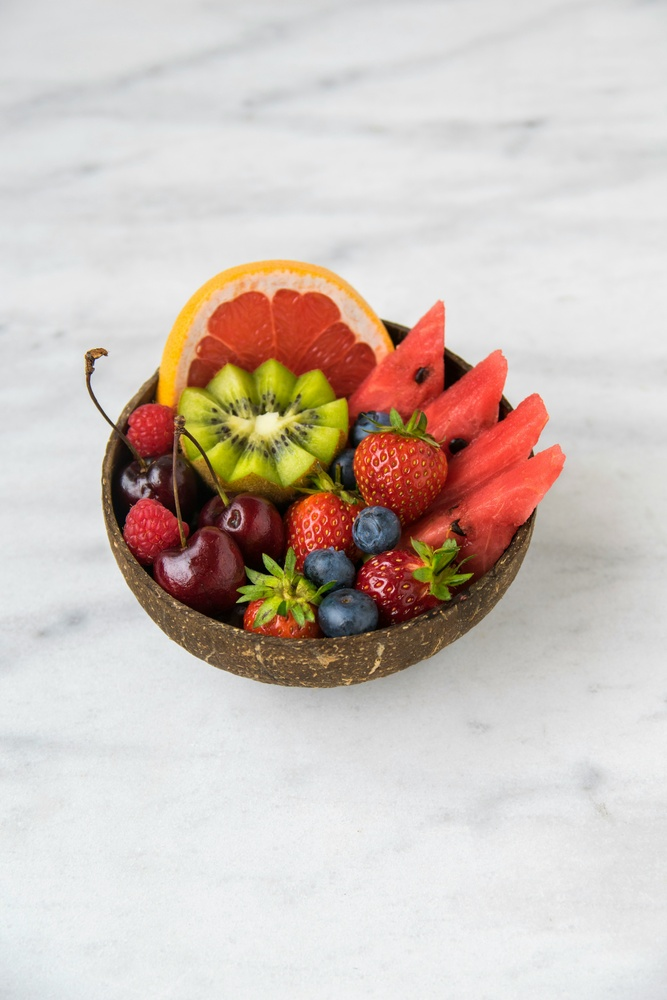
#> input picture pxfuel.jpg, 667 x 1000 px, shrunk from 4000 x 6000 before the run
$ python restore.py
#> lines starting #> are read from the running program, lines starting #| are printed output that depends on the picture
"""
Instruksi Pembuatan Function untuk Modul Image Restoration
"""

import base64
import io
import json

import numpy as np
from PIL import Image, ImageFilter


def _read_upload_file(file):
    if hasattr(file, "file"):
        file.file.seek(0)
        data = file.file.read()
        file.file.seek(0)
        return data
    if hasattr(file, "read"):
        data = file.read()
        return data if isinstance(data, bytes) else data.encode()
    raise ValueError("UploadFile tidak valid")


def _to_base64_png(image):
    buffer = io.BytesIO()
    image.save(buffer, format="PNG")
    return base64.b64encode(buffer.getvalue()).decode("utf-8")


def gaussian(file, kernel_size, sigma=0.0):
    """
    Fungsi: Menerapkan Gaussian Blur untuk menghaluskan gambar dan mereduksi noise.
    Input:
      - file (UploadFile): Gambar yang akan diproses. (Wajib)
      - kernel_size (integer): Ukuran kernel. (Wajib)
      - sigma (float): Nilai sigma Gaussian. (Opsional)
    Return:
      - JSON/Dict dengan field:
        - processed_image (string base64): Gambar hasil diencoding PNG base64.
    """
#> called with kernel_size = 5, sigma = 0
    data = _read_upload_file(file)
    image = Image.open(io.BytesIO(data))
#> image is the input picture: PIL image 667x1000 RGB; mean R, G, B 206.8, 194.2, 187.1
    if image.mode not in ("RGB", "L"):
        image = image.convert("RGB")
    radius = float(sigma) if sigma and sigma > 0 else max(0.5, int(kernel_size) / 2.0)
    processed = image.filter(ImageFilter.GaussianBlur(radius=radius))
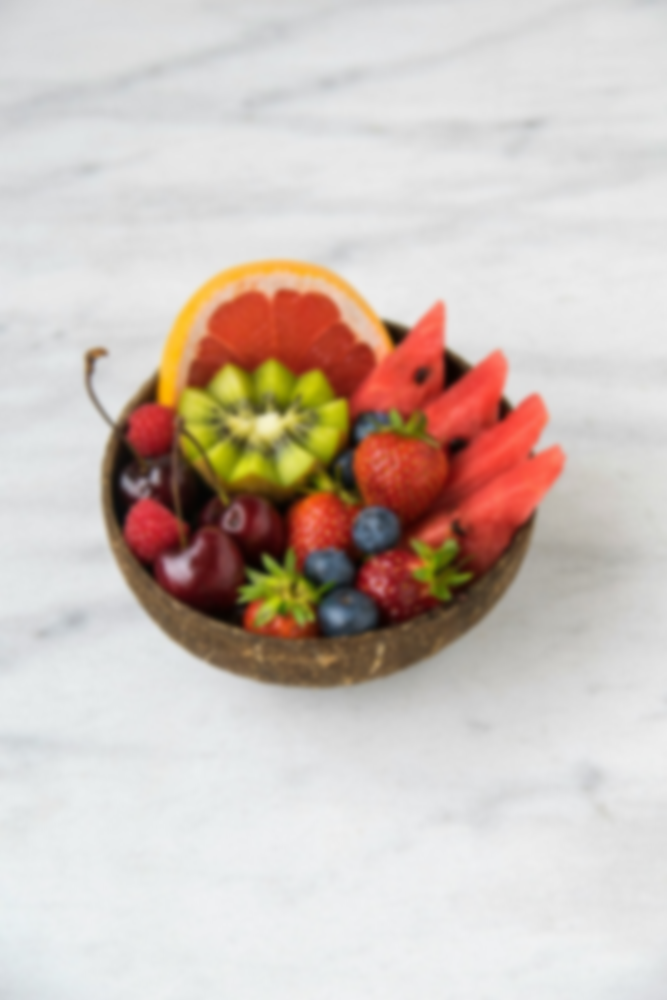
#> processed: PIL image 667x1000 RGB; mean R, G, B 206.8, 194.2, 187.1
#| Hasil out_restore_gaussian.png: ['processed_image']
    return {"processed_image": _to_base64_png(processed)}


def median(file, kernel_size):
    """
    Fungsi: Menerapkan Median Filter (efektif untuk noise salt & pepper).
    Input:
      - file (UploadFile): Gambar yang akan diproses. (Wajib)
      - kernel_size (integer): Ukuran kernel. (Wajib)
    Return:
      - JSON/Dict dengan field:
        - processed_image (string base64): Gambar hasil diencoding PNG base64.
    """
#> called with kernel_size = 5
    data = _read_upload_file(file)
    image = Image.open(io.BytesIO(data))
    if image.mode not in ("RGB", "L"):
        image = image.convert("RGB")
    processed = image.filter(ImageFilter.MedianFilter(size=int(kernel_size)))
#| Hasil out_restore_median.png: ['processed_image']
    return {"processed_image": _to_base64_png(processed)}


def denoise_sp(file, kernel_size=3):
    """
    Fungsi: Mendeteksi dan menghilangkan noise salt & pepper secara adaptif.
    Input:
      - file (UploadFile): Gambar yang akan diproses. (Wajib)
      - kernel_size (integer): Ukuran window deteksi. (Opsional)
    Return:
      - JSON/Dict dengan field:
        - processed_image (string base64): Gambar hasil diencoding PNG base64.
    """
#> called with kernel_size = 3
    data = _read_upload_file(file)
    image = Image.open(io.BytesIO(data))
    if image.mode not in ("RGB", "L"):
        image = image.convert("RGB")
    processed = image.filter(ImageFilter.MedianFilter(size=int(kernel_size)))
#| Hasil out_restore_denoise_sp.png: ['processed_image']
    return {"processed_image": _to_base64_png(processed)}


def convolve(file, kernel, normalize=False):
    """
    Fungsi: Menerapkan konvolusi custom dengan kernel yang didefinisikan pengguna.
    Input:
      - file (UploadFile): Gambar yang akan diproses. (Wajib)
      - kernel (string): Matriks kernel 2D dalam format JSON. (Wajib)
      - normalize (boolean): Jika true, kernel dibagi jumlah absolutnya. (Opsional)
    Return:
      - JSON/Dict dengan field:
        - processed_image (string base64): Gambar hasil diencoding PNG base64.
    """
#> called with kernel = '[[-1,-1,-1],[-1,8,-1],[-1,-1,-1]]', normalize = True
    data = _read_upload_file(file)
    image = Image.open(io.BytesIO(data))
    if image.mode not in ("RGB", "L"):
        image = image.convert("RGB")

    if isinstance(kernel, str):
        kernel = json.loads(kernel)
    kernel_arr = np.array(kernel, dtype=float)
    if kernel_arr.ndim != 2:
        raise ValueError("Kernel harus matriks 2D")

    if normalize:
        total = np.sum(np.abs(kernel_arr))
        if total != 0:
            kernel_arr = kernel_arr / total

    image_arr = np.array(image, dtype=float)
    if image_arr.ndim == 2:
        image_arr = image_arr[:, :, None]

    pad_h, pad_w = kernel_arr.shape[0] // 2, kernel_arr.shape[1] // 2
    padded = np.pad(image_arr, ((pad_h, pad_h), (pad_w, pad_w), (0, 0)), mode="edge")
    output = np.zeros_like(image_arr)

    for y in range(image_arr.shape[0]):
        for x in range(image_arr.shape[1]):
            region = padded[y : y + kernel_arr.shape[0], x : x + kernel_arr.shape[1], :]
            output[y, x, :] = np.sum(region * kernel_arr[:, :, None], axis=(0, 1))
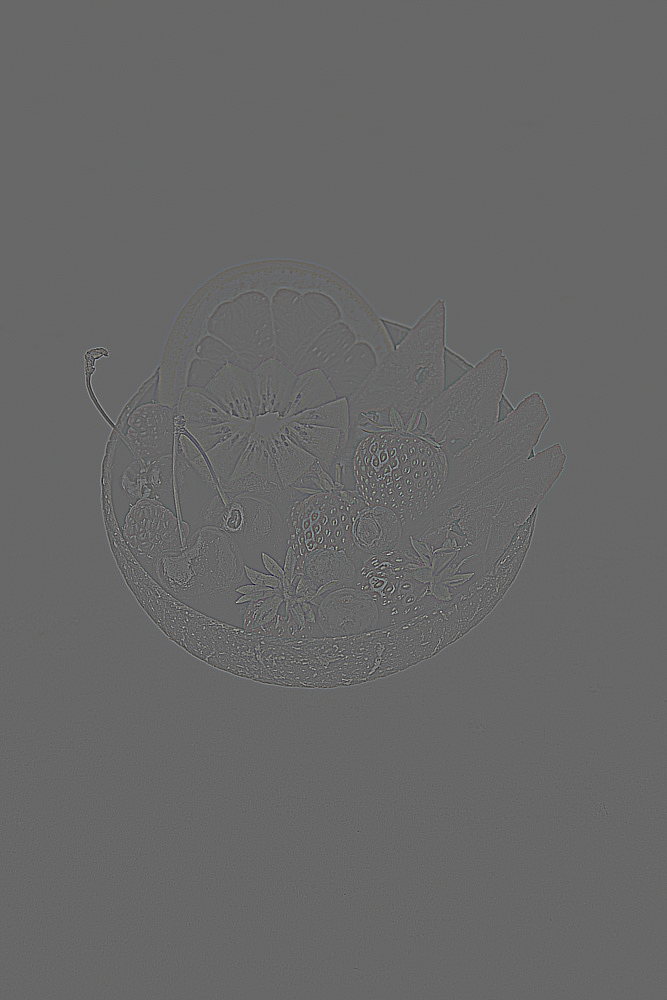
#> output: shape (1000, 667, 3) float64; mean R, G, B 0, 0, 0; drawn with min black and max white

    output = np.clip(output, 0, 255).astype(np.uint8)
    if output.shape[2] == 1:
        output = output[:, :, 0]
    processed = Image.fromarray(output)
    return {"processed_image": _to_base64_png(processed)}


if __name__ == "__main__":
    import os
    os.makedirs("restore", exist_ok=True)

    def save_res(res_dict, filename):
        filepath = os.path.join("restore", filename)
        print(f"Hasil {filename}:", list(res_dict.keys()))
        with open(filepath, "wb") as f:
            f.write(base64.b64decode(res_dict["processed_image"]))

    with open("pxfuel.jpg", "rb") as f:
        data = f.read()

    class MockFile:
        def read(self):
            return data

    save_res(gaussian(MockFile(), 5), "out_restore_gaussian.png")
    save_res(median(MockFile(), 5), "out_restore_median.png")
    save_res(denoise_sp(MockFile(), 3), "out_restore_denoise_sp.png")
    kernel_str = "[[-1,-1,-1],[-1,8,-1],[-1,-1,-1]]"
    save_res(convolve(MockFile(), kernel_str, True), "out_restore_convolve.png")
#| Hasil out_restore_convolve.png: ['processed_image']

    print("Semua hasil restore.py tersimpan.")
